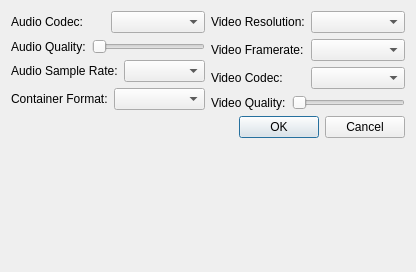
<?xml version="1.0" encoding="UTF-8"?>
<ui version="4.0">
 <class>Settings</class>
 <widget class="QDialog" name="Settings">
  <property name="geometry">
   <rect>
    <x>0</x>
    <y>0</y>
    <width>416</width>
    <height>272</height>
   </rect>
  </property>
  <property name="windowTitle">
   <string>Dialog</string>
  </property>
  <layout class="QVBoxLayout" name="verticalLayout_3">
   <item>
    <layout class="QHBoxLayout" name="horizontalLayout_9">
     <item>
      <layout class="QVBoxLayout" name="verticalLayout">
       <item>
        <layout class="QHBoxLayout" name="horizontalLayout">
         <item>
          <widget class="QLabel" name="label_12">
           <property name="text">
            <string>Audio Codec:</string>
           </property>
          </widget>
         </item>
         <item>
          <widget class="QComboBox" name="audioCodecBox"/>
         </item>
        </layout>
       </item>
       <item>
        <layout class="QHBoxLayout" name="horizontalLayout_2">
         <item>
          <widget class="QLabel" name="label_11">
           <property name="text">
            <string>Audio Quality:</string>
           </property>
          </widget>
         </item>
         <item>
          <widget class="QSlider" name="audioQualitySlider">
           <property name="maximum">
            <number>4</number>
           </property>
           <property name="orientation">
            <enum>Qt::Horizontal</enum>
           </property>
          </widget>
         </item>
        </layout>
       </item>
       <item>
        <layout class="QHBoxLayout" name="horizontalLayout_3">
         <item>
          <widget class="QLabel" name="label_10">
           <property name="text">
            <string>Audio Sample Rate:</string>
           </property>
          </widget>
         </item>
         <item>
          <widget class="QComboBox" name="audioSampleRateBox"/>
         </item>
        </layout>
       </item>
       <item>
        <layout class="QHBoxLayout" name="horizontalLayout_4">
         <item>
          <widget class="QLabel" name="label_4">
           <property name="text">
            <string>Container Format:</string>
           </property>
          </widget>
         </item>
         <item>
          <widget class="QComboBox" name="containerFormatBox"/>
         </item>
        </layout>
       </item>
      </layout>
     </item>
     <item>
      <layout class="QVBoxLayout" name="verticalLayout_2">
       <item>
        <layout class="QHBoxLayout" name="horizontalLayout_5">
         <item>
          <widget class="QLabel" name="label_8">
           <property name="text">
            <string>Video Resolution:</string>
           </property>
          </widget>
         </item>
         <item>
          <widget class="QComboBox" name="videoResolutionBox"/>
         </item>
        </layout>
       </item>
       <item>
        <layout class="QHBoxLayout" name="horizontalLayout_6">
         <item>
          <widget class="QLabel" name="label_9">
           <property name="text">
            <string>Video Framerate:</string>
           </property>
          </widget>
         </item>
         <item>
          <widget class="QComboBox" name="videoFramerateBox"/>
         </item>
        </layout>
       </item>
       <item>
        <layout class="QHBoxLayout" name="horizontalLayout_7">
         <item>
          <widget class="QLabel" name="label_6">
           <property name="text">
            <string>Video Codec:</string>
           </property>
          </widget>
         </item>
         <item>
          <widget class="QComboBox" name="videoCodecBox"/>
         </item>
        </layout>
       </item>
       <item>
        <layout class="QHBoxLayout" name="horizontalLayout_8">
         <item>
          <widget class="QLabel" name="label_7">
           <property name="text">
            <string>Video Quality:</string>
           </property>
          </widget>
         </item>
         <item>
          <widget class="QSlider" name="videoQualitySlider">
           <property name="maximum">
            <number>4</number>
           </property>
           <property name="orientation">
            <enum>Qt::Horizontal</enum>
           </property>
          </widget>
         </item>
        </layout>
       </item>
      </layout>
     </item>
    </layout>
   </item>
   <item>
    <widget class="QDialogButtonBox" name="buttonBox">
     <property name="orientation">
      <enum>Qt::Horizontal</enum>
     </property>
     <property name="standardButtons">
      <set>QDialogButtonBox::Cancel|QDialogButtonBox::Ok</set>
     </property>
    </widget>
   </item>
   <item>
    <spacer name="verticalSpacer">
     <property name="orientation">
      <enum>Qt::Vertical</enum>
     </property>
     <property name="sizeHint" stdset="0">
      <size>
       <width>20</width>
       <height>14</height>
      </size>
     </property>
    </spacer>
   </item>
  </layout>
 </widget>
 <resources/>
 <connections>
  <connection>
   <sender>buttonBox</sender>
   <signal>accepted()</signal>
   <receiver>Settings</receiver>
   <slot>accept()</slot>
   <hints>
    <hint type="sourcelabel">
     <x>227</x>
     <y>310</y>
    </hint>
    <hint type="destinationlabel">
     <x>157</x>
     <y>274</y>
    </hint>
   </hints>
  </connection>
  <connection>
   <sender>buttonBox</sender>
   <signal>rejected()</signal>
   <receiver>Settings</receiver>
   <slot>reject()</slot>
   <hints>
    <hint type="sourcelabel">
     <x>295</x>
     <y>316</y>
    </hint>
    <hint type="destinationlabel">
     <x>286</x>
     <y>274</y>
    </hint>
   </hints>
  </connection>
 </connections>
</ui>
